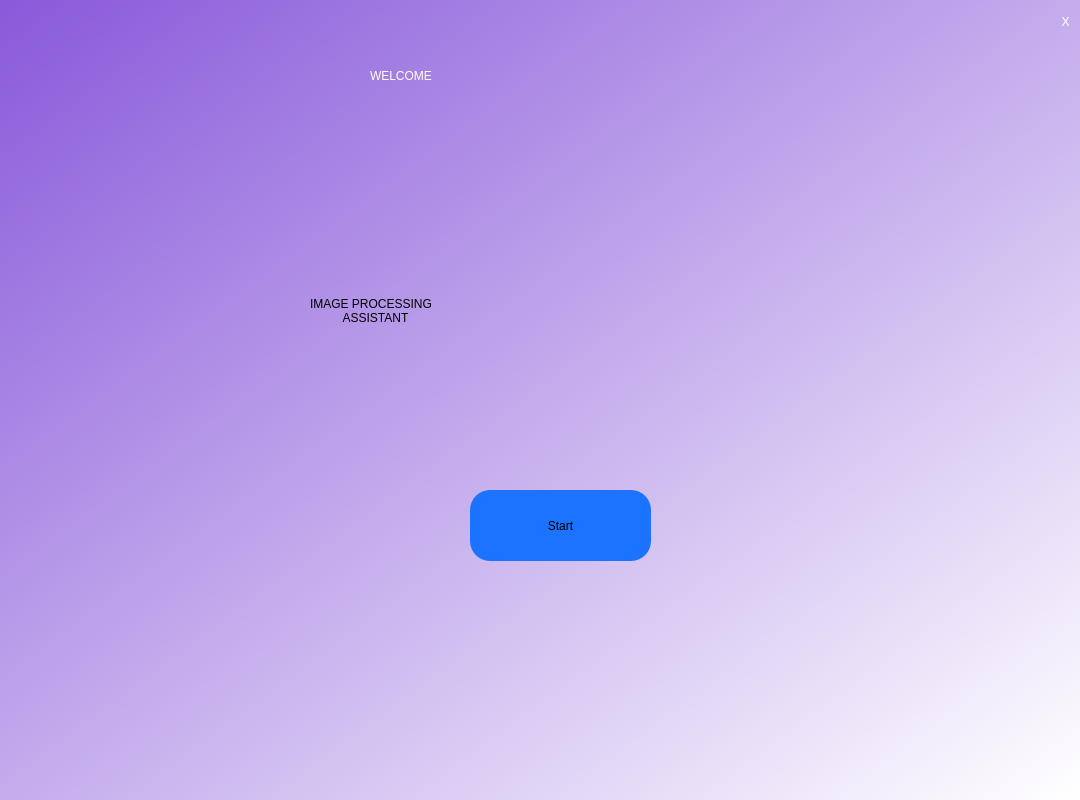
<?xml version="1.0" encoding="UTF-8"?>
<ui version="4.0">
 <class>Dialog</class>
 <widget class="QDialog" name="Dialog">
  <property name="geometry">
   <rect>
    <x>0</x>
    <y>0</y>
    <width>1080</width>
    <height>800</height>
   </rect>
  </property>
  <property name="minimumSize">
   <size>
    <width>1080</width>
    <height>800</height>
   </size>
  </property>
  <property name="windowTitle">
   <string>Dialog</string>
  </property>
  <widget class="QWidget" name="bgwidget" native="true">
   <property name="geometry">
    <rect>
     <x>0</x>
     <y>0</y>
     <width>1080</width>
     <height>800</height>
    </rect>
   </property>
   <property name="minimumSize">
    <size>
     <width>1080</width>
     <height>800</height>
    </size>
   </property>
   <property name="maximumSize">
    <size>
     <width>770</width>
     <height>550</height>
    </size>
   </property>
   <property name="styleSheet">
    <string notr="true">QWidget#bgwidget{
background-color: qlineargradient(spread:pad, x1:0, y1:0, x2:1, y2:1, stop:0 rgba(137, 89, 218, 255), stop:1 rgba(255, 255, 255, 255));
}</string>
   </property>
   <widget class="QLabel" name="label_3">
    <property name="geometry">
     <rect>
      <x>370</x>
      <y>-20</y>
      <width>491</width>
      <height>191</height>
     </rect>
    </property>
    <property name="styleSheet">
     <string notr="true"> color:rgb(255, 255, 255);
font: 75 italic 50pt &quot;Comic Sans MS&quot;;</string>
    </property>
    <property name="text">
     <string>WELCOME</string>
    </property>
   </widget>
   <widget class="QLabel" name="label_4">
    <property name="geometry">
     <rect>
      <x>310</x>
      <y>250</y>
      <width>641</width>
      <height>121</height>
     </rect>
    </property>
    <property name="styleSheet">
     <string notr="true">border-radius:50px;
font: 30pt &quot;Cooper Black&quot;;


</string>
    </property>
    <property name="text">
     <string>IMAGE PROCESSING
          ASSISTANT</string>
    </property>
   </widget>
   <widget class="QPushButton" name="start">
    <property name="geometry">
     <rect>
      <x>470</x>
      <y>490</y>
      <width>181</width>
      <height>71</height>
     </rect>
    </property>
    <property name="styleSheet">
     <string notr="true">border-radius:20px;
background-color: rgb(28, 115, 255);
font: 32pt &quot;MS Shell Dlg 2&quot;;</string>
    </property>
    <property name="text">
     <string>Start</string>
    </property>
   </widget>
   <widget class="QPushButton" name="pushButton">
    <property name="geometry">
     <rect>
      <x>1050</x>
      <y>10</y>
      <width>31</width>
      <height>23</height>
     </rect>
    </property>
    <property name="styleSheet">
     <string notr="true">QPushButton{
	font: 63 16pt &quot;Bahnschrift SemiBold&quot;;
	color: rgb(255, 255, 255);
border-radius:15px;

}
</string>
    </property>
    <property name="text">
     <string>X</string>
    </property>
   </widget>
  </widget>
 </widget>
 <resources/>
 <connections/>
</ui>
